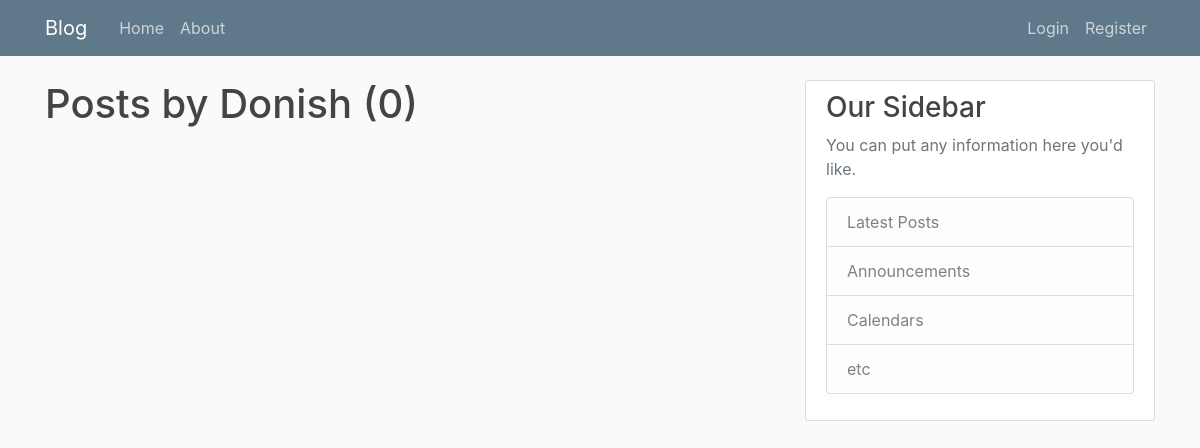
The app's page /user/Donish, older data.
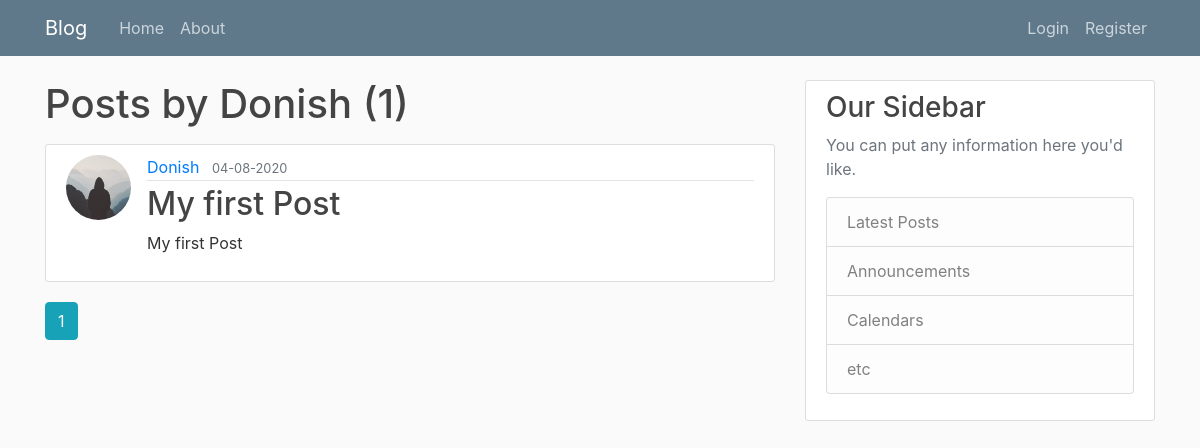
The same page, newer data.
### flaskblog/models.py (models this page shows, shortened)
class Post(db.Model):
    id = db.Column(db.Integer, primary_key=True)
    title = db.Column(db.String(100), nullable=False)
    date_posted = db.Column(db.DateTime, nullable=False, default=datetime.utcnow)
    content = db.Column(db.Text, nullable=False)
    user_id = db.Column(db.Integer, db.ForeignKey('user.id'), nullable=False)

class User(db.Model, UserMixin):
    id = db.Column(db.Integer, primary_key=True)
    username = db.Column(db.String(20), unique=True, nullable=False )
    email = db.Column(db.String(120), unique=True, nullable=False)
    image_file = db.Column(db.String(20), nullable=False, default='default.jpeg')
    password = db.Column(db.String(60), nullable=False)
    posts = db.relationship('Post', backref='author', lazy=True)

### flaskblog/users/routes.py (the view)
@users.route('/user/<string:username>')
def user_posts(username):
    page = request.args.get('page', 1, type=int)
    user = User.query.filter_by(username=username).first_or_404()
    posts = Post.query.filter_by(author=user).order_by(Post.date_posted.desc()).paginate(page=page, per_page=5)
    return render_template('user_post.html', posts=posts, user=user)

### flaskblog/templates/user_post.html
{% extends 'layout.html' %}
{% block content %}
    <h1 class="mb-3">Posts by {{ user.username }} ({{ posts.total }})</h1>
    {% for post in posts.items %}
        <article class="media content-section">
            <img class="rounded-circle article-img" src="{{ url_for('static', filename='profiles/' + post.author.image_file) }}">
          <div class="media-body">
            <div class="article-metadata">
              <a class="mr-2" href="{{ url_for('users.user_posts', username=post.author.username) }}">{{ post.author.username }}</a>
              <small class="text-muted">{{ post.date_posted.strftime('%d-%m-%Y') }}</small>
            </div>
            <h2><a class="article-title" href="{{ url_for('posts.post', post_id=post.id) }}">{{ post.title }}</a></h2>
            <p class="article-content">{{ post.content }}</p>
          </div>
        </article>
    {% endfor %}
    {% for page_num in posts.iter_pages(left_edge=1, right_edge=1, left_current=1, right_current=2) %}
        {% if page_num %}
            {% if posts.page == page_num %}
                <a class="btn btn-info mb-4" href="{{ url_for('users.user_posts',username=user.username, page=page_num) }}">{{ page_num }}</a>
            {% else %}
                <a class="btn btn-outline-info mb-4" href="{{ url_for('users.user_posts', username=user.username, page=page_num) }}">{{ page_num }}</a>
            {% endif %}
        {% else %}
            .  .  .
        {% endif %}
    {% endfor %}
{% endblock content %}

Row changes from the older to the newer data that the page shows:
added Post: image_file (placeholder picture), author.username "Donish", date_posted "04-08-2020", title "My first Post", content "My first Post"
Text that changed along with them:
{{ posts.total }}: "0" → "1"
new list line: "1"
